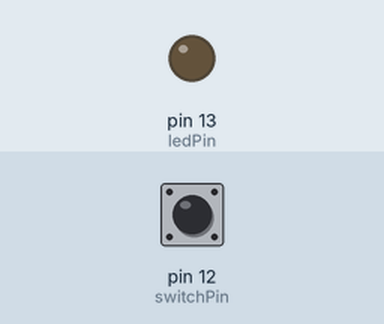
Simulated run of this sketch. Board: Arduino Uno, built with avr-gcc and run on an emulated ATmega328P. Shown: output pins drawn as LEDs (lit = HIGH). The inputs (shaded band) are chosen by the test bench; at power-on: pin 12 (switchPin) LOW. What the sketch prints to the serial monitor is not drawn.

Above: at 1.2 s.
1.3 s: pin 12 (switchPin) pulled HIGH for 0.15 s
At 1.38 s:
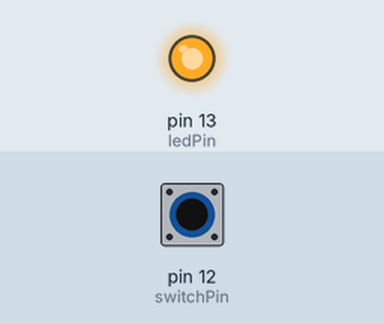
2.9 s: pin 12 (switchPin) pulled HIGH for 3.2 s
At 6.9 s:
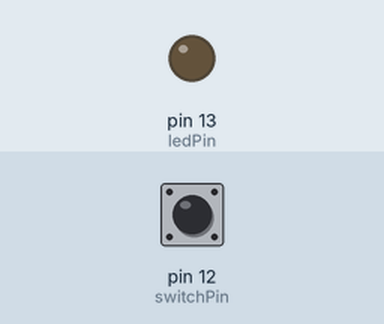
Timing chart, 0 to 8.4 s (numbered marks = the images above; inputs shaded):
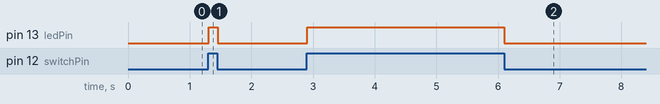

Measured:
- after the input at 1.3 s, pin 13 (ledPin): LOW → HIGH at once, → LOW 0.15 s later
- after the input at 2.9 s, pin 13 (ledPin): LOW → HIGH at once, → LOW 3.2 s later

The sketch:

drukknop.ino
```cpp
// (licence header left out)
int switchPin = 12;                     // drukknop pin
int ledPin = LED_BUILTIN;               // ingebouwde LED pin
int switchState = LOW;                  // waarde van de drukknop

// Voer uit bij de start van programma
void setup() {
    Serial.begin(9600);                 // stel de seriële monitor in
    pinMode(ledPin, OUTPUT);            // stel de led pin in als uitvoer
    pinMode(switchPin, INPUT);          // stel de switch pin in als invoer
}

// Herhaal oneindig
void loop() {

    switchState = digitalRead(switchPin);    // Lees de digitale waarde van de schakelaar (LOW/HIGH)
    Serial.println(switchState);             // Toon de waarde in de seriële monitor

    if (switchState == HIGH) {               // Als de schakelaar is ingedrukt (HIGH)
        digitalWrite(ledPin, HIGH);          // Zet de ingebouwde LED aan
    } else {
        digitalWrite(ledPin, LOW);           // Zet de ingebouwde LED uit
    }

}
```
